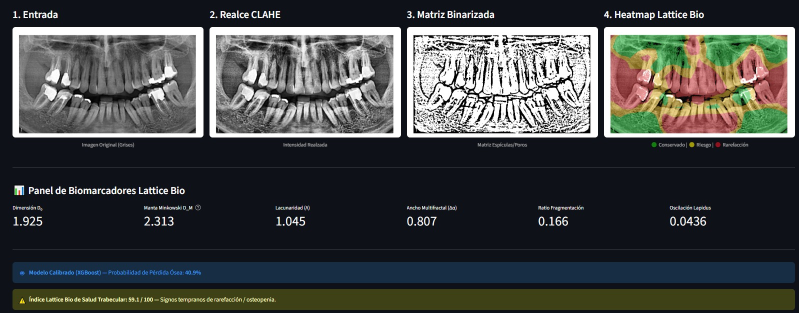
#> input picture pruebas/WhatsApp Image 2026-09-23 at 2.44.26 PM.jpeg, 1597 x 625 px (shown at 1/2 size); its folder holds only this picture in this run
$ python -i contrast_normalization.py   (imports and definitions only)
#> lines starting #> are read from the running program, lines starting #| are printed output that depends on the picture; after the words box and inside, x2 and y2 are one past the last pixel; in counts of white or black regions, pixels touching at a corner belong together
"""
Técnicas de Preprocesamiento de Radiografías: CLAHE, Normalización y Binarización Adaptativa.
Versión Robustecida para Producción y QA.
"""

from typing import Tuple
import numpy as np
import cv2
from skimage.filters import threshold_sauvola, threshold_local


def normalize_intensity(
    image: np.ndarray,
    method: str = "minmax",
) -> np.ndarray:
    """
    Normaliza el rango dinámico de una imagen radiográfica o recorte con protección ante varianza nula.
    """
    if image is None or image.size == 0:
        return np.zeros((1, 1), dtype=np.float32)

    img = image.astype(np.float32)
    if method == "minmax":
        min_val = float(np.min(img))
        max_val = float(np.max(img))
        if max_val - min_val > 1e-8:
            return (img - min_val) / (max_val - min_val)
        return np.zeros_like(img)
    elif method == "zscore":
        mean = float(np.mean(img))
        std = float(np.std(img))
        if std > 1e-8:
            return (img - mean) / std
        return img - mean
    else:
        raise ValueError(f"Método de normalización desconocido: {method}")


def apply_clahe(
    image: np.ndarray,
    clip_limit: float = 3.0,
    tile_grid_size: Tuple[int, int] = (8, 8),
) -> np.ndarray:
    """
    Aplica Ecualización de Histograma Adaptativa Limitada por Contraste (CLAHE)
    con verificación de tamaño y tipo de datos.
    """
    if image is None or image.size == 0:
        return np.zeros((10, 10), dtype=np.uint8)

    # Convertir a escala de grises si es RGB/RGBA
    if image.ndim == 3:
        if image.shape[2] == 4:
            image = cv2.cvtColor(image, cv2.COLOR_RGBA2GRAY)
        elif image.shape[2] == 3:
            image = cv2.cvtColor(image, cv2.COLOR_RGB2GRAY)

    if image.dtype != np.uint8:
        norm = normalize_intensity(image, method="minmax")
        uint8_img = (norm * 255.0).astype(np.uint8)
    else:
        uint8_img = image

    # Ajustar grilla si la imagen es más pequeña que tile_grid_size
    h, w = uint8_img.shape
    grid_y = min(tile_grid_size[0], max(1, h // 4))
    grid_x = min(tile_grid_size[1], max(1, w // 4))
    safe_grid = (grid_y, grid_x)

    clahe = cv2.createCLAHE(clipLimit=max(1.0, float(clip_limit)), tileGridSize=safe_grid)
    enhanced = clahe.apply(uint8_img)
    return enhanced


def adaptive_trabecular_binarization(
    image: np.ndarray,
    window_size: int = 25,
    k: float = 0.2,
    method: str = "sauvola",
) -> np.ndarray:
    """
    Binarización adaptativa local (Sauvola o Local Mean) blindada ante ventanas mayores que la imagen.
    """
    if image is None or image.size == 0:
        return np.zeros((10, 10), dtype=np.uint8)

    if image.ndim == 3:
        image = cv2.cvtColor(image, cv2.COLOR_RGB2GRAY)

    if image.dtype != np.uint8:
        norm = normalize_intensity(image, method="minmax")
        uint8_img = (norm * 255.0).astype(np.uint8)
    else:
        uint8_img = image

    h, w = uint8_img.shape
    # Asegurar que window_size sea impar y no supere la dimensión mínima de la imagen
    max_safe_window = min(h, w)
    if max_safe_window < 3:
        return (uint8_img > 128).astype(np.uint8)

    safe_window = min(window_size, max_safe_window)
    if safe_window % 2 == 0:
        safe_window = max(3, safe_window - 1)

    if method == "sauvola":
        try:
            thresh = threshold_sauvola(uint8_img, window_size=safe_window, k=float(k))
            binary = (uint8_img > thresh).astype(np.uint8)
        except Exception:
            # Fallback a Otsu global si Sauvola falla por dimensiones límite
            _, binary = cv2.threshold(uint8_img, 0, 1, cv2.THRESH_BINARY + cv2.THRESH_OTSU)
    else:
        thresh = threshold_local(uint8_img, block_size=safe_window, method="mean")
        binary = (uint8_img > thresh).astype(np.uint8)

    return binary


def standardize_spatial_resolution(
    image: np.ndarray,
    source_dpi: float = 150.0,
    target_pixel_um: float = 35.0,
) -> np.ndarray:
    """
    Re-muestrea la radiografía a una resolución espacial estandarizada (~35 µm/pixel)
    antes de cualquier análisis fractal, asegurando comparabilidad entre distintos sensores.

    Args:
        image: Imagen 2D de entrada.
        source_dpi: Puntos por pulgada del detector/escáner fuente.
        target_pixel_um: Resolución objetivo en micrómetros por pixel (35.0 µm es el estándar de literatura).

    Returns:
        Imagen re-muestreada con interpolación Lanczos4.
    """
    if image is None or image.size == 0:
        return image

    # 1 pulgada = 25,400 micrómetros
    current_um_per_pixel = 25400.0 / max(1.0, float(source_dpi))
    scale_factor = current_um_per_pixel / max(1.0, float(target_pixel_um))

    if abs(scale_factor - 1.0) < 0.05:
        return image

    h, w = image.shape[:2]
    new_h = max(16, int(round(h * scale_factor)))
    new_w = max(16, int(round(w * scale_factor)))

    return cv2.resize(image, (new_w, new_h), interpolation=cv2.INTER_LANCZOS4)


def preprocess_radiograph_roi(
    roi_image: np.ndarray,
    clip_limit: float = 2.5,
    sauvola_window: int = 25,
    source_dpi: float = 150.0,
) -> Tuple[np.ndarray, np.ndarray]:
    """
    Pipeline completo de preprocesamiento seguro.
    """
    resampled_img = standardize_spatial_resolution(roi_image, source_dpi=source_dpi)
    clahe_img = apply_clahe(resampled_img, clip_limit=clip_limit)
    binary_mask = adaptive_trabecular_binarization(clahe_img, window_size=sauvola_window)
    return clahe_img, binary_mask

>>> import cv2
>>> picture = cv2.cvtColor(cv2.imread('../../pruebas/WhatsApp Image 2026-09-23 at 2.44.26 PM.jpeg'), cv2.COLOR_BGR2RGB)
>>> result = preprocess_radiograph_roi(picture)
#> in standardize_spatial_resolution, `return cv2.resize(image, (new_w, new_h), interpolation=cv2.INTER_LANCZ..`:
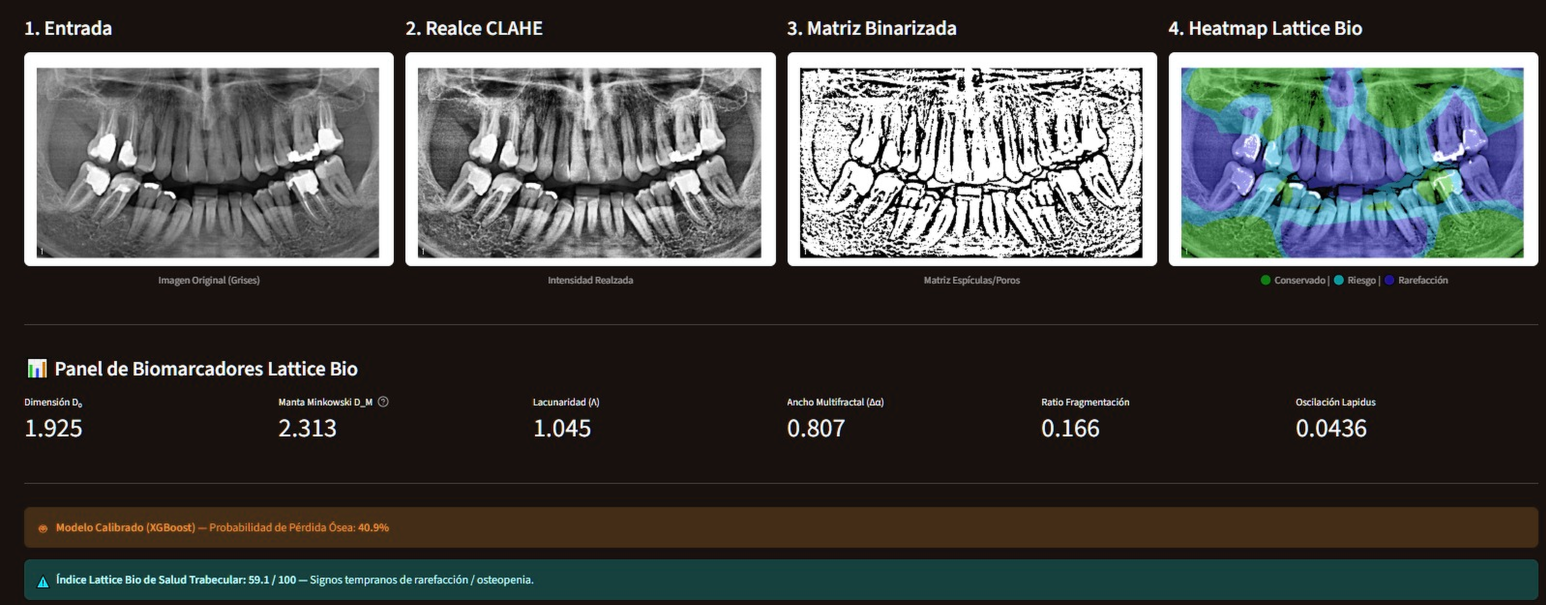
#> returned value: shape (3024, 7726, 3) (shown at 1/5 size); mean of channels 0, 1, 2 68.9, 71.4, 70.9; drawn as B, G, R
#> in apply_clahe, `image = cv2.cvtColor(image, cv2.COLOR_RGB2GRAY)`:
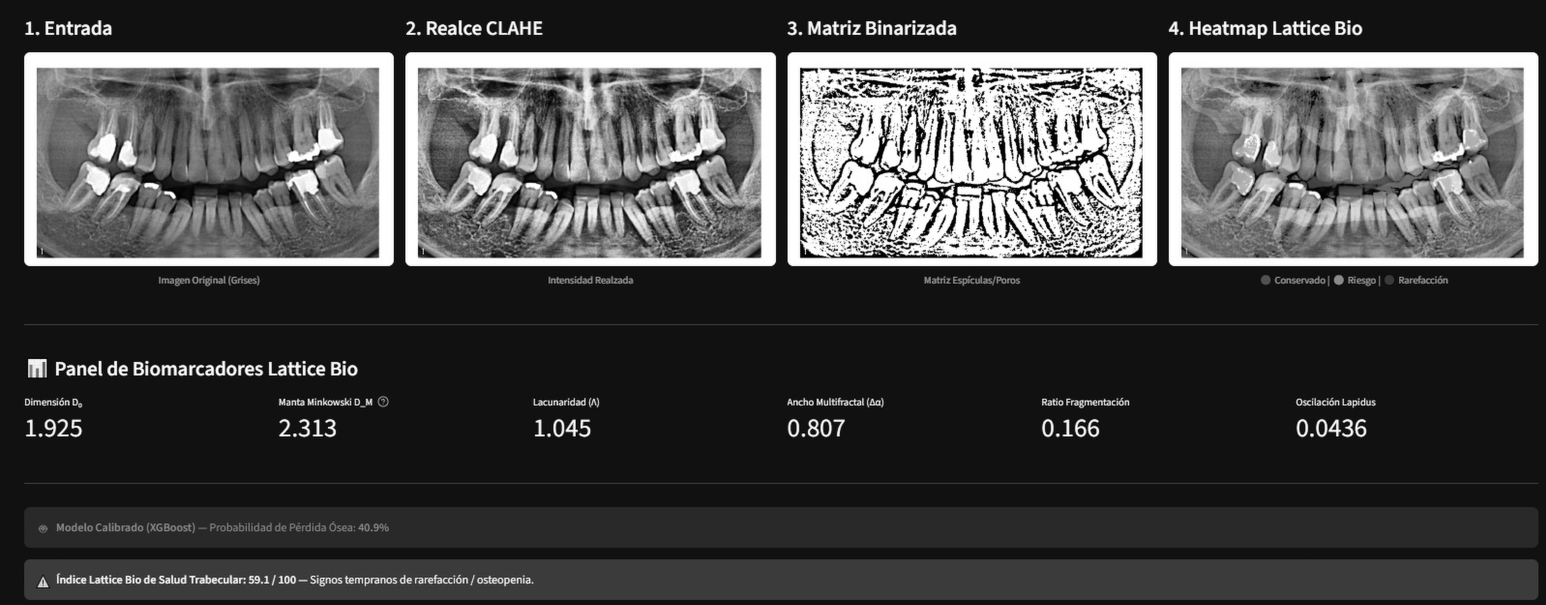
#> image: shape (3024, 7726) (shown at 1/5 size); min 0, max 255, mean 70.6
#> in apply_clahe, `enhanced = clahe.apply(uint8_img)`:
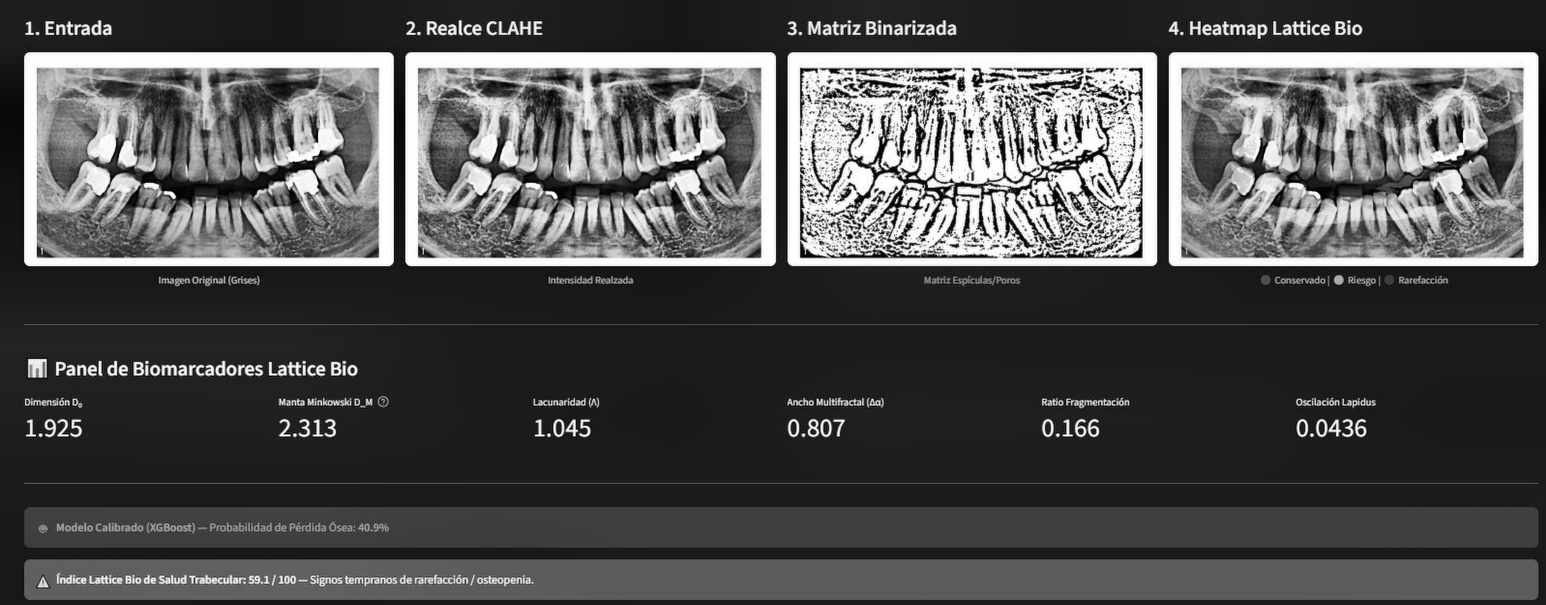
#> enhanced: shape (3024, 7726) (shown at 1/5 size); min 0, max 255, mean 80.8
#> in adaptive_trabecular_binarization, `thresh = threshold_sauvola(uint8_img, window_size=safe_window, k=float..`:
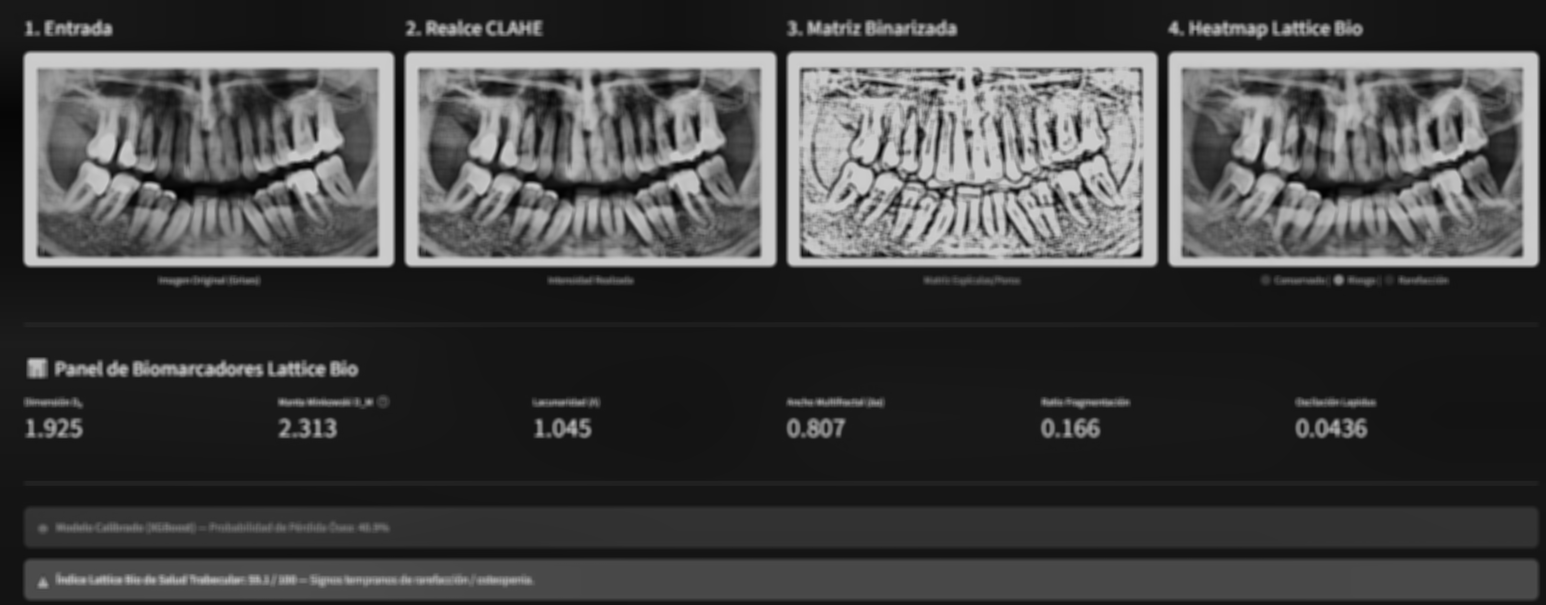
#> thresh: shape (3024, 7726) float64 (shown at 1/5 size); min 2.12, max 209.1, mean 68.1
#> in adaptive_trabecular_binarization, `binary = (uint8_img > thresh).astype(np.uint8)`:
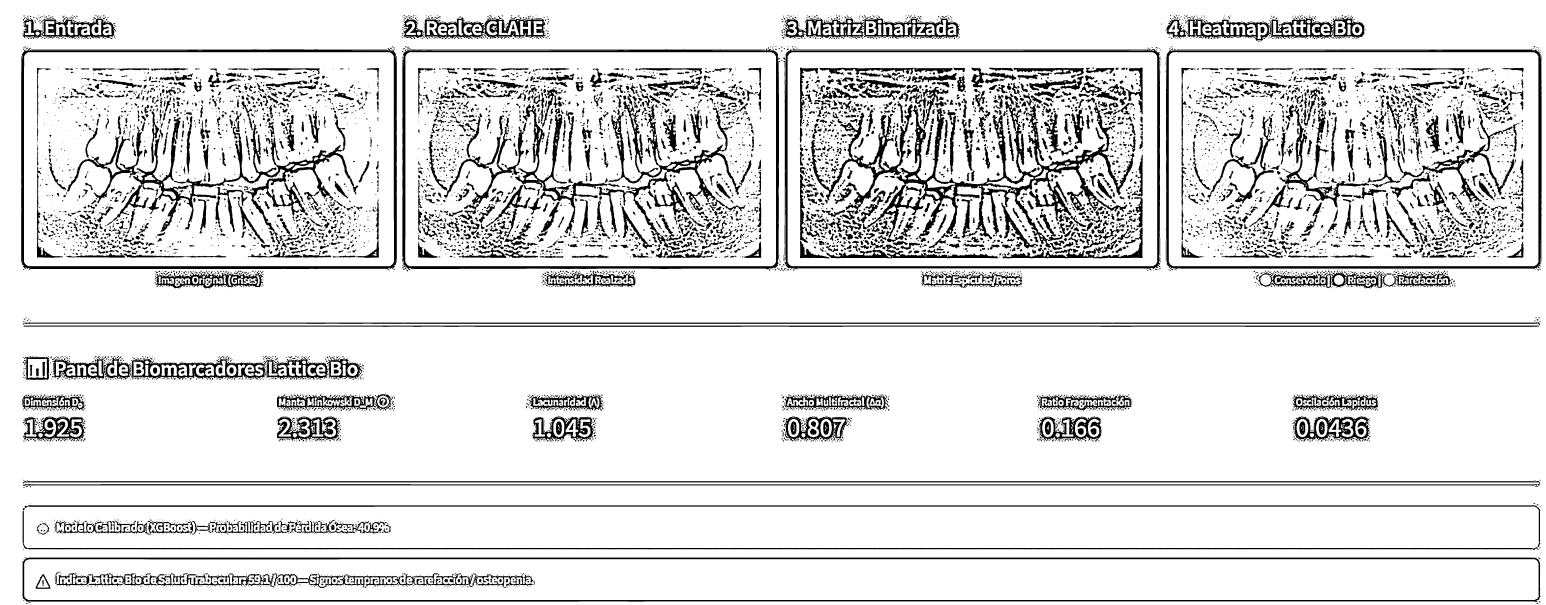
#> binary: shape (3024, 7726) (shown at 1/5 size); values 0 (black) and 1 (white), 87.8% white; 8206 black regions (2763 under 20 px), largest, box (x1, y1, x2, y2) and area: (4050, 506, 5671, 1238) 180493, (112, 2787, 7702, 3009) 120454, (114, 2405, 7700, 2429) 85000
